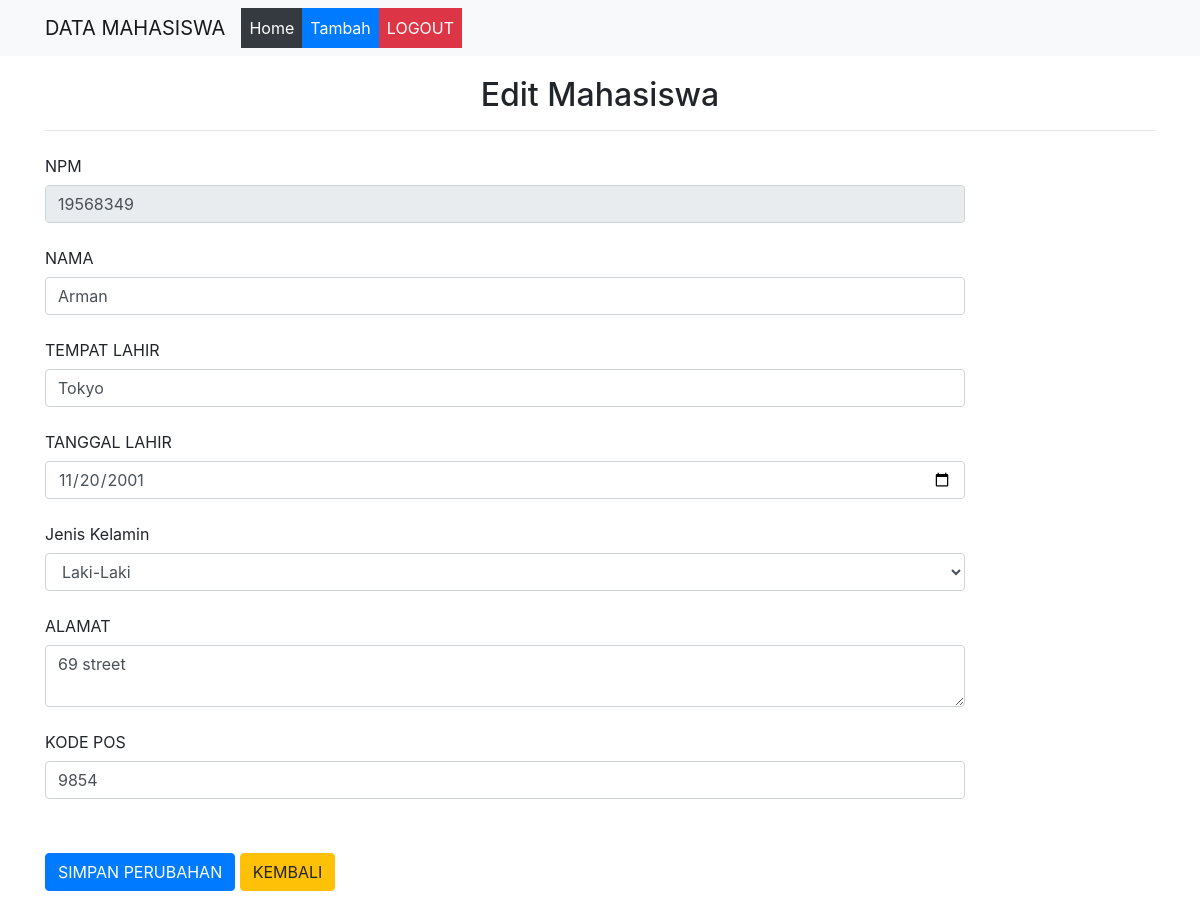
Screenshot of /edit.php?npm=19568349 with the database file from the repository.
### tables this page shows
CREATE TABLE `biodata` (
  `npm` varchar(8) NOT NULL,
  `nama` varchar(100) NOT NULL,
  `tempat_lahir` varchar(50) NOT NULL,
  `tanggal_lahir` date NOT NULL,
  `jenis_kelamin` enum('L','P') NOT NULL,
  `alamat` text NOT NULL,
  `kode_pos` varchar(5) NOT NULL
);

### edit.php (the view, shortened to what this page needs)
<?php include('config.php'); ?>
<!DOCTYPE html>
<html>
<head>
	<link rel="stylesheet" href="https://stackpath.bootstrapcdn.com/bootstrap/4.1.3/css/bootstrap.min.css">
</head>
<body>
	<nav class="navbar navbar-expand-lg navbar-light bg-light">
		<div class="container">
			<a class="navbar-brand" href="home.php">DATA MAHASISWA</a>
			<div class="collapse navbar-collapse" id="navbarSupportedContent">
				<ul class="navbar-nav mr-auto">
					<li class="nav-item">
						<a class="nav-link bg-dark text-white" href="home.php">Home</a>
					</li>
					<li class="nav-item">
						<a class="nav-link bg-primary text-white" href="tambah.php">Tambah</a>
					</li>
					<li class="nav-item">
						<a class="nav-link bg-danger text-white" href="index.php">LOGOUT</a>
					</li>
				</ul>
			</div>
		</div>
	</nav>
	<div class="container" style="margin-top:20px">
		<div class="text-center"><h2>Edit Mahasiswa</h2></div>
		<hr>
		<?php
		if (isset($_GET['npm'])) {
			$npm = $_GET['npm'];
			$select = mysqli_query($link, "SELECT * FROM biodata WHERE npm='$npm'") or die(mysqli_error($link));
			if (mysqli_num_rows($select) == 0) {
				echo '<div class="alert alert-warning">NPM tidak ada dalam database.</div>';
				exit();
			} else {
				$data = mysqli_fetch_assoc($select);
			}
		}
		?>
		<form action="edit.php?npm=<?php echo $npm; ?>" method="post">
			<div class="form-group row">
				<label class="col-sm-3 col-form-label">NPM</label>
				<div class="col-sm-10">
					<input type="text" name="npm" class="form-control" size="4" value="<?php echo $data['npm']; ?>" readonly required>
				</div>
			</div>
			<div class="form-group row">
				<label class="col-sm-3 col-form-label">NAMA </label>
				<div class="col-sm-10">
					<input type="text" name="nama" class="form-control" value="<?php echo $data['nama']; ?>" required>
				</div>
			</div>
			<div class="form-group row">
				<label class="col-sm-3 col-form-label">TEMPAT LAHIR</label>
				<div class="col-sm-10">
					<input type="text" name="tempat_lahir" class="form-control" value="<?php echo $data['tempat_lahir']; ?>" required>
				</div>
			</div>
			<div class="form-group row">
				<label class="col-sm-3 col-form-label">TANGGAL LAHIR</label>
				<div class="col-sm-10">
					<input type="date" name="tanggal_lahir" class="form-control" value="<?php echo $data['tanggal_lahir']; ?>" required>
				</div>
			</div>
			<div class="form-group row">
				<label class="col-sm-3 col-form-label">Jenis Kelamin</label>
				<div class="col-sm-10">
					<select name="jenis_kelamin" class="form-control" required>
						<option value="L" <?php if ($data['jenis_kelamin'] == 'L') {
												echo "selected";
											} ?>>Laki-Laki</option>
					</select>
				</div>
			</div>
			<div class="form-group row">
				<label class="col-sm-3 col-form-label">ALAMAT</label>
				<div class="col-sm-10">
					<textarea name="alamat" class="form-control"><?php echo $data['alamat']; ?></textarea>
				</div>
			</div>
			<div class="form-group row">
				<label class="col-sm-3 col-form-label">KODE POS</label>
				<div class="col-sm-10">
					<input type="text" name="kode_pos" class="form-control" value="<?php echo $data['kode_pos']; ?>" required>
				</div>
			</div>
			<div class="form-group row">
				<label class="col-sm-3 col-form-label">&nbsp;</label>
				<div class="col-sm-10">
					<input type="submit" name="submit" class="btn btn-primary" value="SIMPAN PERUBAHAN">
					<a href="home.php" class="btn btn-warning">KEMBALI</a>
				</div>
			</div>
		</form>
	</div>
</body>
</html>

### rows the page displays
biodata: npm "19568349", nama "Arman", tempat_lahir "Tokyo", tanggal_lahir "11/20/2001", jenis_kelamin "Laki-Laki", alamat "69 street", kode_pos "9854"
